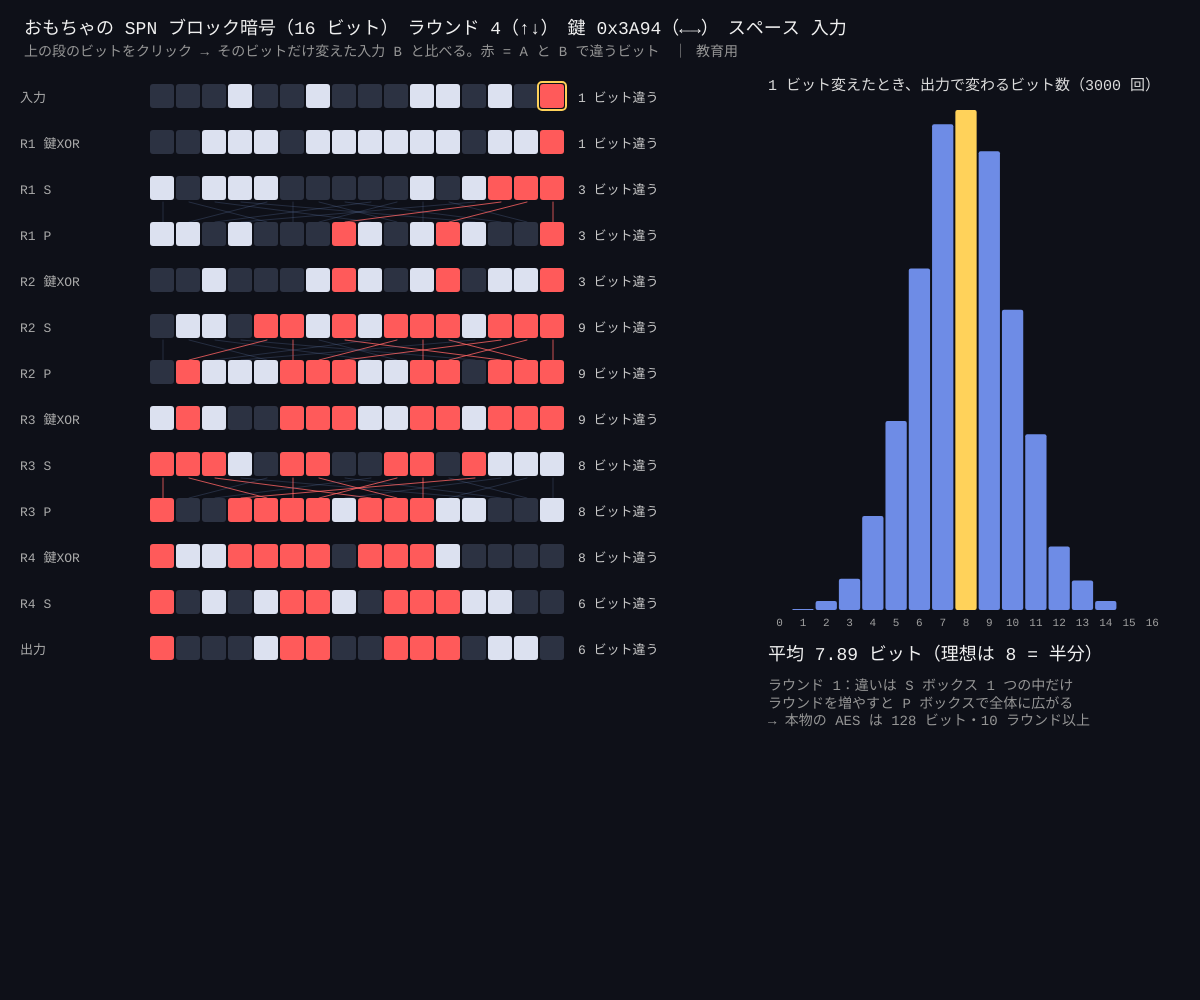
Frame 1 (no input)
Frame 60 (no input): identical to frame 1, image omitted
Frame 120 (the mouse pressed at the canvas centre since frame 60): identical to frame 1, image omitted

The p5.js sketch that drew this single still picture (run headless with seeded random() and noise() and a simulated clock; from frame 60 on, the mouse is pressed at the canvas centre):

// p5.js sketch
// ── sketch.js
// ============================================
// 05 ブロック暗号の考え方（置換と転置）
// 16 ビットのおもちゃのブロック暗号（SPN）。1 ラウンド = 鍵を XOR → S ボックス（4 ビットずつ入れかえ）→ P ボックス（ビットの並べかえ）
// 入力を 1 ビットだけ変えると、ラウンドを重ねるごとに違いが広がり、最後は約半分（8 ビット）が変わる = なだれ効果
// 入力のビットをクリック = 変えるビットを選ぶ / ↑↓ = ラウンド数 / ←→ = 鍵を変える / スペース = 入力をランダムに
// ※ 教育用（16 ビットは小さすぎて総当たりできる）。実際の安全な暗号には使わない
// ============================================

const SBOX = [0xC, 0x5, 0x6, 0xB, 0x9, 0x0, 0xA, 0xD, 0x3, 0xE, 0xF, 0x8, 0x4, 0x7, 0x1, 0x2]; // ★ 4 ビットの入れかえ表
let rounds = 4;            // ★ ラウンド数（1〜8）
let cipherKey = 0x3A94;    // ★ 16 ビットの鍵
let inputX = 0x1234;
let flipBit = 0;           // 変えるビット
let hist = [], meanFlip = 0;
let samples = 3000;        // ★ なだれ効果のグラフに使う試行回数

function setup() {
  createCanvas(windowWidth, windowHeight);
  textFont('monospace');
  measure();
}

// ★ 暗号化。途中の状態を全部記録して返す（図に使う）
function encryptTrace(x, k, R) {
  let trace = [{ name: '入力', v: x }];
  for (let r = 0; r < R; r++) {
    x ^= roundKey(k, r);           trace.push({ name: 'R' + (r + 1) + ' 鍵XOR', v: x });
    x = subst(x);                  trace.push({ name: 'R' + (r + 1) + ' S', v: x });
    if (r < R - 1) { x = permute(x); trace.push({ name: 'R' + (r + 1) + ' P', v: x, perm: true }); }
  }
  x ^= roundKey(k, R);             trace.push({ name: '出力', v: x });
  return trace;
}

// なだれ効果：ランダムな入力の 1 ビットを変えて、出力が何ビット変わるかを数える
function measure() {
  hist = new Array(17).fill(0);
  let sum = 0;
  for (let s = 0; s < samples; s++) {
    let x = floor(random(65536)), b = floor(random(16));
    let a = encryptTrace(x, cipherKey, rounds), c = encryptTrace(x ^ (1 << b), cipherKey, rounds);
    let d = popcount(a[a.length - 1].v ^ c[c.length - 1].v);
    hist[d]++; sum += d;
  }
  meanFlip = sum / samples;
}

function draw() {
  background(14, 16, 24);
  noStroke();
  fill(240);
  textSize(18);
  text('おもちゃの SPN ブロック暗号（16 ビット）　ラウンド ' + rounds + '（↑↓）　鍵 ' + hex4(cipherKey) + '（←→）　スペース 入力', 24, 34);
  fill(150);
  textSize(14);
  text('上の段のビットをクリック → そのビットだけ変えた入力 B と比べる。赤 = A と B で違うビット　｜ 教育用', 24, 56);

  let tA = encryptTrace(inputX, cipherKey, rounds);
  let tB = encryptTrace(inputX ^ (1 << flipBit), cipherKey, rounds);
  let n = tA.length;
  let areaW = width * 0.6, bit = min(26, (areaW - 200) / 16);
  let rowH = min(46, (height - 120) / n);
  let x0 = 150, y0 = 84;
  for (let i = 0; i < n; i++) {
    let y = y0 + i * rowH;
    let diff = tA[i].v ^ tB[i].v;
    fill(170);
    textSize(13);
    text(tA[i].name, 20, y + bit * 0.7);
    // P ボックスの配線（前の行 → この行）
    if (tA[i].perm) {
      stroke(80, 100, 140, 120);
      strokeWeight(1);
      for (let b = 0; b < 16; b++) {
        let to = pboxIndex(b);
        let hot = (tA[i - 1].v ^ tB[i - 1].v) >> (15 - b) & 1;
        stroke(hot ? color(255, 100, 100, 200) : color(80, 100, 140, 90));
        line(x0 + b * bit + bit / 2, y - rowH + bit, x0 + to * bit + bit / 2, y);
      }
      noStroke();
    }
    for (let b = 0; b < 16; b++) {
      let v = (tA[i].v >> (15 - b)) & 1, d = (diff >> (15 - b)) & 1;
      fill(d ? color(255, 90, 90) : (v ? color(220, 225, 240) : color(44, 50, 66)));
      rect(x0 + b * bit, y, bit - 2, bit - 2, 3);
      if (i === 0 && 15 - b === flipBit) { noFill(); stroke(255, 210, 90); strokeWeight(2); rect(x0 + b * bit - 2, y - 2, bit + 2, bit + 2, 4); noStroke(); }
    }
    // S ボックスの区切り（4 ビットずつ）
    fill(200);
    text(popcount(diff) + ' ビット違う', x0 + 16 * bit + 12, y + bit * 0.7);
  }

  // ---- 右：なだれ効果のヒストグラム
  let gx = width * 0.64, gy = 110, gw = width * 0.33, gh = height * 0.5;
  fill(220);
  textSize(15);
  text('1 ビット変えたとき、出力で変わるビット数（' + samples + ' 回）', gx, gy - 20);
  let mx = max(hist);
  let bw = gw / 17;
  for (let d = 0; d <= 16; d++) {
    let h = hist[d] / mx * gh;
    fill(d === 8 ? color(255, 210, 90) : color(110, 140, 230));
    rect(gx + d * bw + 1, gy + gh - h, bw - 2, h, 2);
    fill(160);
    textSize(11);
    textAlign(CENTER);
    text(d, gx + d * bw + bw / 2, gy + gh + 16);
    textAlign(LEFT);
  }
  fill(240);
  textSize(18);
  text('平均 ' + nf(meanFlip, 1, 2) + ' ビット（理想は 8 = 半分）', gx, gy + gh + 50);
  fill(150);
  textSize(14);
  text('ラウンド 1：違いは S ボックス 1 つの中だけ\nラウンドを増やすと P ボックスで全体に広がる\n→ 本物の AES は 128 ビット・10 ラウンド以上', gx, gy + gh + 80);
}

function mousePressed() {
  let bit = min(26, (width * 0.6 - 200) / 16);
  let b = floor((mouseX - 150) / bit);
  if (mouseY > 84 && mouseY < 84 + bit && b >= 0 && b < 16) flipBit = 15 - b;
}

function keyPressed() {
  if (key === UP_ARROW) { rounds = min(8, rounds + 1); measure(); }
  if (key === DOWN_ARROW) { rounds = max(1, rounds - 1); measure(); }
  if (key === LEFT_ARROW || key === RIGHT_ARROW) { cipherKey = floor(random(65536)); measure(); }
  if (key === ' ') inputX = floor(random(65536));
  return false;
}

// ---------- やってみよう ----------
// 1. ラウンド 1 → 2 → 3 で平均は何ビットになる？ 何ラウンドで 8 に近づく？
// 2. SBOX を [0,1,2,...,15]（何もしない）にすると？ 線形な処理だけでは混ざらない
// 3. pboxIndex を「そのまま b を返す」にすると、違いが 4 ビットの中に閉じこめられる
// 4. 鍵は 65536 通り。1 秒に 1000 万回試せるコンピュータなら何秒で総当たりできる？

// ==================================================
// ここから下は「道具」（S ボックス・P ボックス・ラウンド鍵・ビットを数える）
// ==================================================
function subst(x) {
  let y = 0;
  for (let i = 0; i < 4; i++) y |= SBOX[(x >> (4 * i)) & 0xF] << (4 * i);
  return y;
}
// P ボックス：4×4 の表の行と列を入れかえる（左から b 番目のビット → pboxIndex(b) 番目へ）
function pboxIndex(b) { return (b % 4) * 4 + (b >> 2); }
function permute(x) {
  let y = 0;
  for (let b = 0; b < 16; b++) if ((x >> (15 - b)) & 1) y |= 1 << (15 - pboxIndex(b));
  return y;
}
function roundKey(k, r) {
  let s = (3 * r) % 16;
  return (((k << s) | (k >>> (16 - s))) ^ (0x1357 * (r + 1))) & 0xFFFF;
}
function popcount(v) { let c = 0; while (v) { c += v & 1; v >>>= 1; } return c; }
function hex4(v) { return '0x' + v.toString(16).toUpperCase().padStart(4, '0'); }
